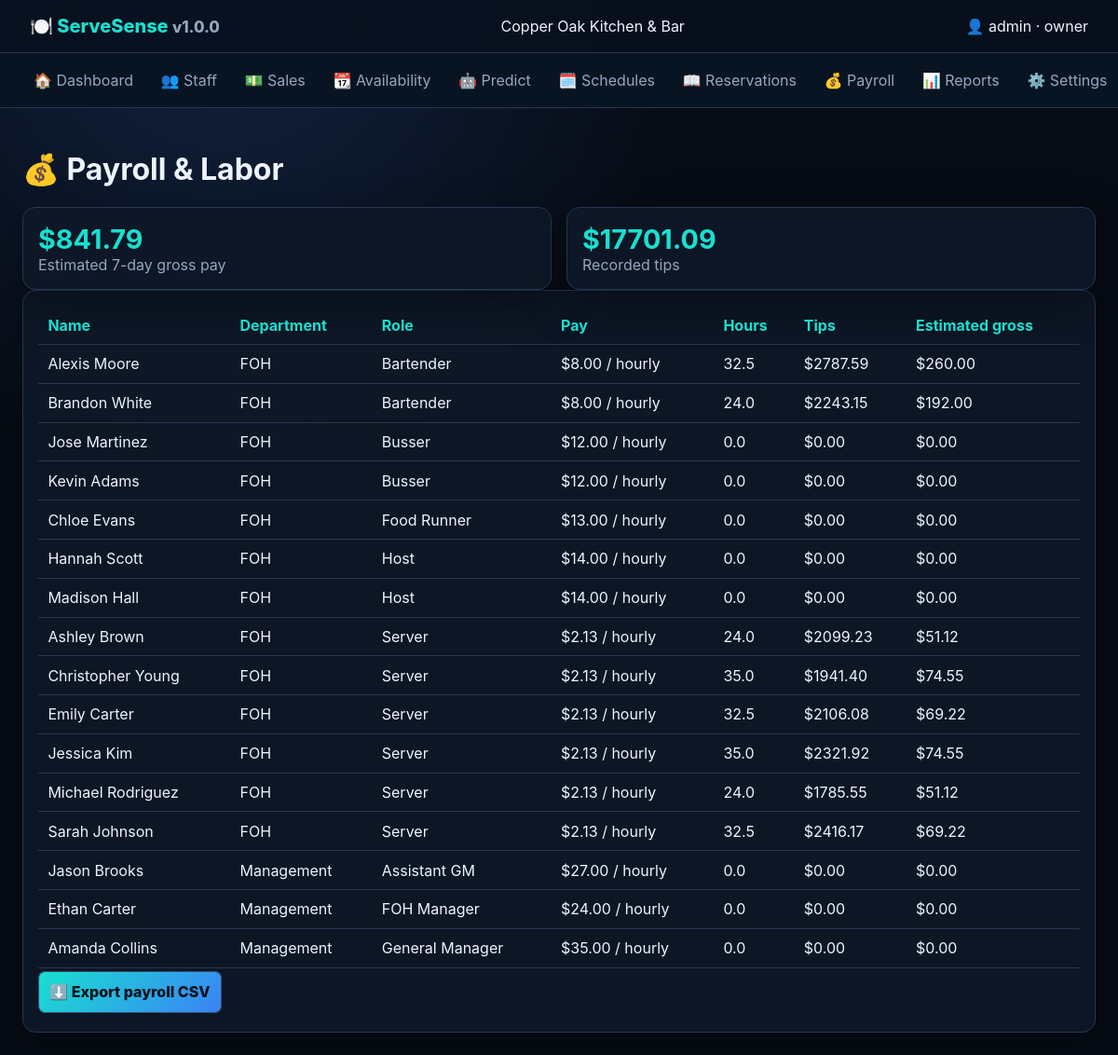
/payroll (signed in), run on the app's committed database.
### tables this page shows
CREATE TABLE settings(key TEXT PRIMARY KEY,value TEXT NOT NULL);

CREATE TABLE users(username TEXT PRIMARY KEY,password_hash TEXT NOT NULL,role TEXT NOT NULL DEFAULT 'admin',active INTEGER NOT NULL DEFAULT 1,created_at TEXT NOT NULL);

CREATE TABLE staff(id INTEGER PRIMARY KEY AUTOINCREMENT,name TEXT NOT NULL UNIQUE,department TEXT NOT NULL,role TEXT NOT NULL,email TEXT DEFAULT '',phone TEXT DEFAULT '',hire_date TEXT DEFAULT '',birthday TEXT DEFAULT '',pay_rate REAL NOT NULL DEFAULT 0,pay_type TEXT NOT NULL DEFAULT 'hourly',max_shifts_week INTEGER NOT NULL DEFAULT 5,active INTEGER NOT NULL DEFAULT 1,certifications TEXT DEFAULT '',notes TEXT DEFAULT '',created_at TEXT NOT NULL);

### app/web.py (the view)
    @app.get('/payroll')
    @login_required
    def payroll():
        with connect() as c:
            rows=c.execute("""SELECT s.id,s.name,s.department,s.role,s.pay_rate,s.pay_type,
              COALESCE(SUM(sa.hours),0) hours,COALESCE(SUM(sa.tips),0) tips,
              CASE WHEN s.pay_type='salary' THEN s.pay_rate/52.0 ELSE COALESCE(SUM(sa.hours),0)*s.pay_rate END gross_pay
              FROM staff s LEFT JOIN sales sa ON sa.staff_id=s.id AND sa.shift_date>=date('now','-7 day')
              WHERE s.active=1 GROUP BY s.id ORDER BY s.department,s.role,s.name""").fetchall()
            totals=c.execute("""SELECT COALESCE(SUM(sa.hours*s.pay_rate),0) hourly_pay,
              COALESCE(SUM(sa.tips),0) tips FROM sales sa JOIN staff s ON s.id=sa.staff_id
              WHERE sa.shift_date>=date('now','-7 day') AND s.pay_type='hourly'""").fetchone()
            salaries=c.execute("SELECT COALESCE(SUM(pay_rate/52.0),0) FROM staff WHERE active=1 AND pay_type='salary'").fetchone()[0]
        return render_template('payroll.html',rows=rows,total_pay=(totals['hourly_pay'] or 0)+(salaries or 0),total_tips=totals['tips'] or 0)

### app/web.py (called while the page is built)
def connect():
    c=sqlite3.connect(DB); c.row_factory=sqlite3.Row; c.execute("PRAGMA foreign_keys=ON"); return c

@login_manager.user_loader
def load_user(uid):
    with connect() as c: r=c.execute("SELECT username,role,active FROM users WHERE username=?",(uid,)).fetchone()
    return User(r["username"],r["role"]) if r and r["active"] else None

def setting(c,key,default=''):
    r=c.execute("SELECT value FROM settings WHERE key=?",(key,)).fetchone(); return r[0] if r else default

    @property
    def is_owner(self): return self.role == "owner"

### app/templates/payroll.html
{% extends 'base.html' %}{% block content %}<h1>💰 Payroll & Labor</h1><div class="stats"><article><b>${{ '%.2f'|format(total_pay) }}</b><span>Estimated 7-day gross pay</span></article><article><b>${{ '%.2f'|format(total_tips) }}</b><span>Recorded tips</span></article></div><section class="panel"><table><tr><th>Name</th><th>Department</th><th>Role</th><th>Pay</th><th>Hours</th><th>Tips</th><th>Estimated gross</th></tr>{% for r in rows %}<tr><td>{{ r.name }}</td><td>{{ r.department }}</td><td>{{ r.role }}</td><td>${{ '%.2f'|format(r.pay_rate) }} / {{ r.pay_type }}</td><td>{{ '%.1f'|format(r.hours) }}</td><td>${{ '%.2f'|format(r.tips) }}</td><td>${{ '%.2f'|format(r.gross_pay) }}</td></tr>{% endfor %}</table><p><a class="button" href="{{ url_for('csv_export',kind='payroll') }}">⬇️ Export payroll CSV</a></p></section>{% endblock %}

### app/templates/base.html (shortened to what this page needs)
<!doctype html><html lang="en"><head><link rel="stylesheet" href="{{ url_for('static',filename='app.css') }}"></head>
<body><header><a class="brand" href="{{ url_for('dashboard') }}">🍽️ ServeSense <small>v{{ app_version }}</small></a><div>{{ restaurant_name }}</div><div>👤 {{ current_user.id }} · {{ current_user.role }}</div></header>
<nav>{% for label,endpoint in [('🏠 Dashboard','dashboard'),('👥 Staff','staff'),('💵 Sales','sales'),('📆 Availability','availability'),('🤖 Predict','predict'),('🗓️ Schedules','schedules'),('📖 Reservations','reservations'),('💰 Payroll','payroll'),('📊 Reports','reports'),('⚙️ Settings','settings')] %}<a href="{{ url_for(endpoint) }}">{{ label }}</a>{% endfor %}</nav>
<main>{% with messages=get_flashed_messages(with_categories=true) %}{% for category,message in messages %}<div class="flash {{ category }}">{{ message }}</div>{% endfor %}{% endwith %}{% block content %}{% endblock %}</main></body></html>

### app/static/app.css (style rules this page uses)
:root { --bg:#060b14;--panel:rgba(15,24,40,.92);--line:#263750;--text:#edf4ff;--muted:#95a7bf;--cyan:#18e0d0;--purple:#8b5cf6;--danger:#fb7185 }
* { box-sizing:border-box }
body { margin:0;background:radial-gradient(circle at 20% 0,#12223f 0,transparent 35%),var(--bg);color:var(--text);font-family:Inter,ui-sans-serif,system-ui,sans-serif }
header { display:flex;gap:2rem;justify-content:space-between;align-items:center;padding:1rem 2rem;background:#07101de8;border-bottom:1px solid var(--line);position:sticky;top:0;z-index:10 }
.brand { font-size:1.25rem;font-weight:800;color:var(--cyan);text-decoration:none }
.brand small { color:var(--muted) }
nav { display:flex;gap:.35rem;align-items:center;overflow:auto;padding:.65rem 1.5rem;background:#091423;border-bottom:1px solid var(--line) }
nav a,.linkbtn { white-space:nowrap;color:var(--muted);padding:.55rem .75rem;text-decoration:none;background:transparent;border:0 }
main { max-width:1500px;margin:auto;padding:1.5rem }
.stats,.cards { display:grid;grid-template-columns:repeat(auto-fit,minmax(180px,1fr));gap:1rem }
.stats article,.panel,.person { background:var(--panel);border:1px solid var(--line);border-radius:14px;padding:1rem;box-shadow:0 16px 50px #0005 }
.stats b { display:block;font-size:1.8rem;color:var(--cyan) }
.stats span { color:var(--muted) }
.panel { overflow:auto }
input,select,textarea,button,.button { font:inherit;border-radius:8px;border:1px solid #334a67;padding:.7rem;background:#0b1728;color:var(--text) }
button,.button { background:linear-gradient(135deg,var(--cyan),#3b82f6);color:#02121a;font-weight:800;cursor:pointer;text-decoration:none;text-align:center }
table { width:100%;border-collapse:collapse }
th,td { text-align:left;padding:.65rem;border-bottom:1px solid var(--line) }
th { color:var(--cyan) }

### data on the page
settings: value "Copper Oak Kitchen & Bar"
users: id "admin", role "owner"
staff: name "Alexis Moore", department "FOH", role "Bartender", pay_rate "8.00", pay_type "hourly", hours "32.5", tips "2787.59", gross_pay "260.00"
staff: name "Brandon White", department "FOH", role "Bartender", pay_rate "8.00", pay_type "hourly", hours "24.0", tips "2243.15", gross_pay "192.00"
staff: name "Jose Martinez", department "FOH", role "Busser", pay_rate "12.00", pay_type "hourly", hours "0.0", tips "0.00", gross_pay "0.00"
staff: name "Kevin Adams", department "FOH", role "Busser", pay_rate "12.00", pay_type "hourly", hours "0.0", tips "0.00", gross_pay "0.00"
staff: name "Chloe Evans", department "FOH", role "Food Runner", pay_rate "13.00", pay_type "hourly", hours "0.0", tips "0.00", gross_pay "0.00"
staff: name "Hannah Scott", department "FOH", role "Host", pay_rate "14.00", pay_type "hourly", hours "0.0", tips "0.00", gross_pay "0.00"
staff: name "Madison Hall", department "FOH", role "Host", pay_rate "14.00", pay_type "hourly", hours "0.0", tips "0.00", gross_pay "0.00"
staff: name "Ashley Brown", department "FOH", role "Server", pay_rate "2.13", pay_type "hourly", hours "24.0", tips "2099.23", gross_pay "51.12"
staff: name "Christopher Young", department "FOH", role "Server", pay_rate "2.13", pay_type "hourly", hours "35.0", tips "1941.40", gross_pay "74.55"
staff: name "Emily Carter", department "FOH", role "Server", pay_rate "2.13", pay_type "hourly", hours "32.5", tips "2106.08", gross_pay "69.22"
staff: name "Jessica Kim", department "FOH", role "Server", pay_rate "2.13", pay_type "hourly", hours "35.0", tips "2321.92", gross_pay "74.55"
staff: name "Michael Rodriguez", department "FOH", role "Server", pay_rate "2.13", pay_type "hourly", hours "24.0", tips "1785.55", gross_pay "51.12"
staff: name "Sarah Johnson", department "FOH", role "Server", pay_rate "2.13", pay_type "hourly", hours "32.5", tips "2416.17", gross_pay "69.22"
staff: name "Jason Brooks", department "Management", role "Assistant GM", pay_rate "27.00", pay_type "hourly", hours "0.0", tips "0.00", gross_pay "0.00"
staff: name "Ethan Carter", department "Management", role "FOH Manager", pay_rate "24.00", pay_type "hourly", hours "0.0", tips "0.00", gross_pay "0.00"
staff: name "Amanda Collins", department "Management", role "General Manager", pay_rate "35.00", pay_type "hourly", hours "0.0", tips "0.00", gross_pay "0.00"

### other printed values
{{ app_version }} "1.0.0"
{{ label }} "🏠 Dashboard" "👥 Staff" "💵 Sales" "📆 Availability" "🤖 Predict" "🗓️ Schedules" "📖 Reservations" "💰 Payroll" "📊 Reports" "⚙️ Settings"
{{ '%.2f'|format(total_pay) }} "841.79"
{{ '%.2f'|format(total_tips) }} "17701.09"
